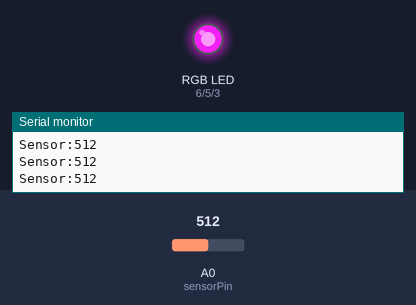
The sketch below on a simulated Arduino Uno, built with avr-gcc and run on an emulated ATmega328P. Parts: an RGB LED mixed from three pins (HIGH = lit), the last lines printed to the serial monitor. The inputs (shaded band) are chosen by the test bench; at power-on: A0 (sensorPin) = 512.

Above: at 1.2 s.
1.3 s: A0 (sensorPin) set to 585
2.8 s: A0 (sensorPin) set to 614
At 3.4 s:
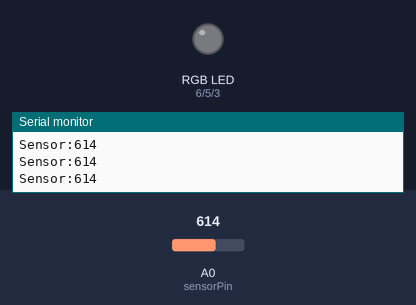
4.3 s: A0 (sensorPin) set to 590
At 5.7 s:
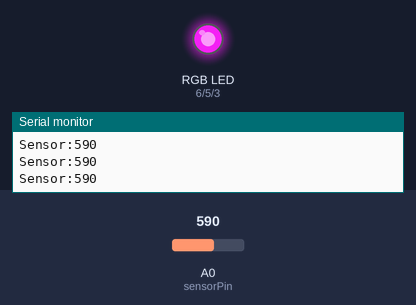
7.3 s: A0 (sensorPin) set to 610
At 7.9 s:
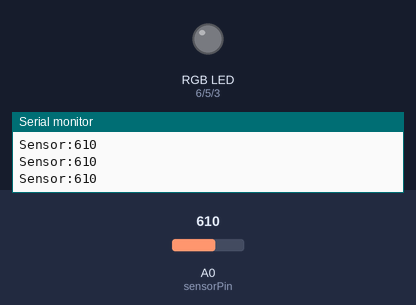
Timing chart, 0 to 10.3 s (numbered marks = the images above; inputs shaded):
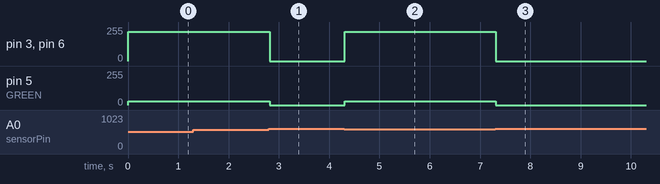

Measured:
- the behaviour switches between 599 and 600 on A0 (sensorPin) (found by bisection; images 0 and 1)
- after the input at 2.8 s, pin 3 (BLUE), pin 6 (RED): 220/255 → 0/255 at once; pin 5 (GREEN): 30/255 → 0/255 at once
- after the input at 4.3 s, pin 3 (BLUE), pin 6 (RED): 0/255 → 220/255 at once; pin 5 (GREEN): 0/255 → 30/255 at once
- after the input at 7.3 s, pin 3 (BLUE), pin 6 (RED): 220/255 → 0/255 at once; pin 5 (GREEN): 30/255 → 0/255 at once

The sketch:

purple_circuit.ino
```cpp
int sensorPin = A0;   // input pin for the photoresistor
int sensorValue = 0;  // initial input value for the photoresistor

#define BLUE 3
#define GREEN 5
#define RED 6

void setup() {

  pinMode(RED, OUTPUT);
  pinMode(GREEN, OUTPUT);
  pinMode(BLUE, OUTPUT);
  digitalWrite(RED, LOW);
  digitalWrite(GREEN, LOW);
  digitalWrite(BLUE, LOW);

  Serial.begin(9600);
}

void loop() {

  sensorValue = analogRead(sensorPin);   // read the value from the photoResistor:

  Serial.print("Sensor:");
  Serial.print(sensorValue);
  Serial.print("\n");

  if (sensorValue < 600) { //sensor covered up

    //create a purple light
    analogWrite(RED, 220);
    analogWrite(GREEN, 30);
    analogWrite(BLUE, 220);
  } else {

    //turn the light off
    analogWrite(RED, 0);
    analogWrite(GREEN, 0);
    analogWrite(BLUE, 0);

  }
}
```
